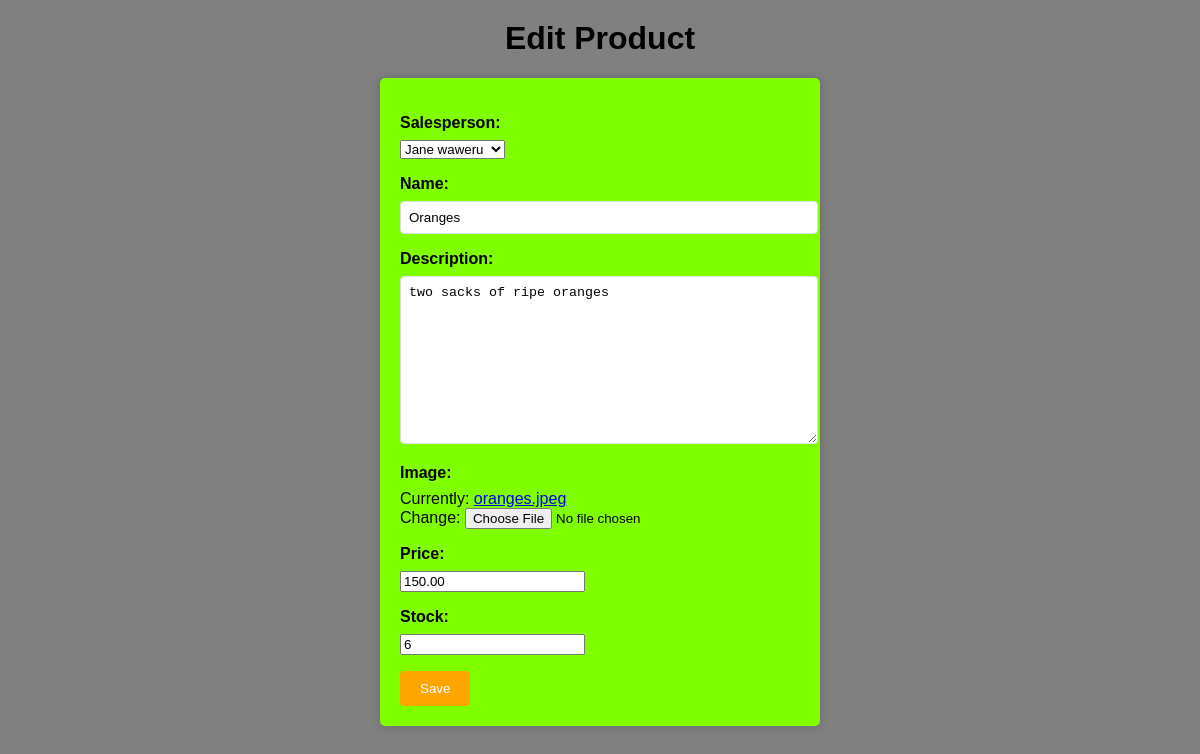
The page /inventory/products/edit/2/ on the database its author committed.
### inventory/models.py (models this page shows, shortened)
class Product(models.Model):
    salesperson = models.ForeignKey(Salesperson, on_delete=models.CASCADE)
    name = models.CharField(max_length=32)
    description = models.TextField()
    image = models.ImageField(upload_to="images")
    price = models.DecimalField(max_digits=6, decimal_places=2)
    stock = models.PositiveIntegerField()
    date_created = models.DateTimeField(auto_now_add=True)
    date_updated = models.DateTimeField(auto_now=True)

### inventory/views.py (the view)
# urls.py: path("products/edit/<int:id>/",edit_product_view,name="product_edit_view"),
def edit_product_view(request, id):
    product = Product.objects.get(id=id)
    if request.method == 'POST':
        form = ProductAploadForm(request.POST, instance=product)
        if form.is_valid():
            form.save()
            return redirect("product_detail_view", id=product.id)
    else:
        form = ProductAploadForm(instance=product)
    return render(request, "inventory/edit_product.html", {"form": form})

### inventory/forms.py
class ProductAploadForm(forms.ModelForm):
      class Meta:
              model=Product
              fields= "__all__"

### vendor/models.py (called while the page is built)
    def __str__(self):
        return self.vendor_name

### templates/inventory/edit_product.html (shortened to what this page needs)
<!DOCTYPE html>
<html lang="en">
<head>
</head>
<body>
    <h1>Edit Product</h1>
    <form method="POST" >
        {{form.as_p}}
        <button type="submit">Save</button>
    </form>
</body>
</html>

### templates/inventory/edit_product.html (style rules this page uses)
body { font-family: Arial, sans-serif; background-color:gray; }
h1 { text-align: center; margin-top: 20px; }
form { max-width: 400px; margin: 0 auto; padding: 20px; background-color: chartreuse; border-radius: 5px; box-shadow: 0 0 10px rgba(0, 0, 0, 0.2); }
form label { display: block; margin-bottom: 8px; font-weight: bold; }
form input[type="text"], form textarea { width: 100%; padding: 8px; border: 1px solid #ddd; border-radius: 4px; }
form button[type="submit"] { padding: 10px 20px; background-color: orange; color: white; border: none; border-radius: 4px; cursor: pointer; }

### rows shown on the page
Product: salesperson "Jane waweru", name "Oranges", description "two sacks of ripe oranges", price "150.00", stock "6"
